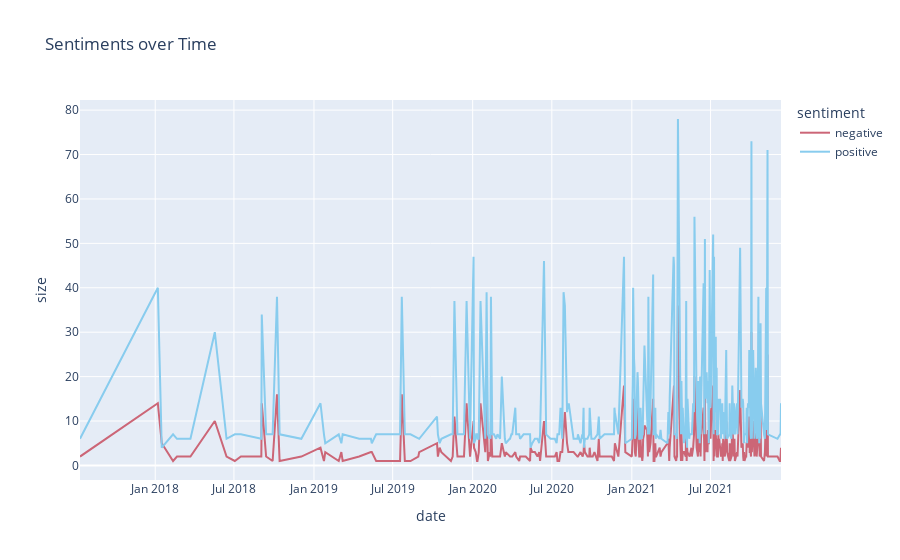

The notebook cell saved with this chart:
### Code cell
freq_df = cleaned_data.groupby(['date', 'sentiment'], as_index = False).size()
fig = px.line(freq_df, x="date", y="size", color = "sentiment", title="Sentiments over Time", color_discrete_sequence=px.colors.qualitative.Safe[0:2][::-1]) 
fig.show()

### Figure 1 — Plotly figure (JSON) as saved in the notebook; plotly's stock layout.template omitted (floating-point values rounded to 4 significant figures; data arrays with more than 128 entries replaced by an {"elided": "..."} marker saying what was removed)
{"data": [{"hovertemplate": "sentiment=negative<br>date=%{x}<br>size=%{y}<extra></extra>", "legendgroup": "negative", "line": {"color": "rgb(204, 102, 119)", "dash": "solid"}, "marker": {"symbol": "circle"}, "mode": "lines", "name": "negative", "orientation": "v", "showlegend": true, "type": "scatter", "x": {"elided": "301 str values"}, "xaxis": "x", "y": {"elided": "301 int values"}, "yaxis": "y"}, {"hovertemplate": "sentiment=positive<br>date=%{x}<br>size=%{y}<extra></extra>", "legendgroup": "positive", "line": {"color": "rgb(136, 204, 238)", "dash": "solid"}, "marker": {"symbol": "circle"}, "mode": "lines", "name": "positive", "orientation": "v", "showlegend": true, "type": "scatter", "x": {"elided": "301 str values"}, "xaxis": "x", "y": {"elided": "301 int values"}, "yaxis": "y"}], "layout": {"legend": {"title": {"text": "sentiment"}, "tracegroupgap": 0}, "title": {"text": "Sentiments over Time"}, "xaxis": {"anchor": "y", "domain": [0, 1], "title": {"text": "date"}}, "yaxis": {"anchor": "x", "domain": [0, 1], "title": {"text": "size"}}}}
